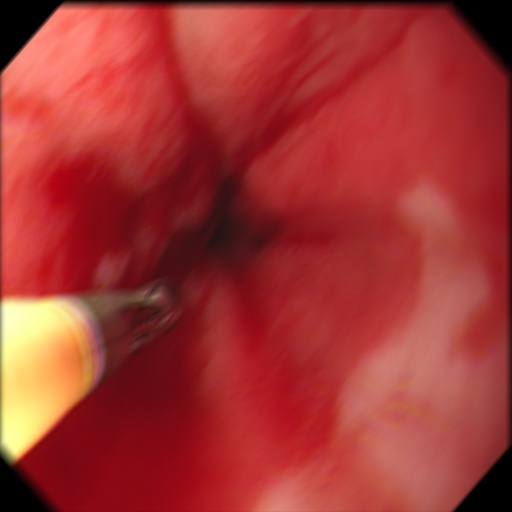
#> input picture subData/0000599.jpg, 512 x 512 px; its folder holds only this picture in this run
$ python sacarCaracteristicasPorVentana.py   (older library calls are emulated)
#> lines starting #> are read from the running program, lines starting #| are printed output that depends on the picture; after the words box and inside, x2 and y2 are one past the last pixel; in counts of white or black regions, pixels touching at a corner belong together
### subData/rOI.py
# -*- coding: utf-8 -*-
"""
Created on Wed Jul 31 10:22:47 2019

@author: Nataly
"""
import cv2
import numpy as np
def ROI(ima):
    imA=cv2.cvtColor(ima,cv2.COLOR_RGB2XYZ)
    I,I,II=cv2.split(imA)

    ta=II.shape
    ta=list(ta)
    #plt.imshow(II, cmap=plt.cm.gray)
    #plt.show()
    MIN=int(np.min(II))
    MAX=int(np.max(II))

    hist = cv2.calcHist([II],[0],None,[MAX+1],[MIN,MAX])
#    hist = cv2.calcHist([II],[0],None,[256],[0,255])
#    #plt.plot(hist)
#    #plt.show()

    div=6
    #div=6
    nuevohist=hist.tolist()
    l=int(len(nuevohist)/div)
    i=1
    a=0
    suma=np.zeros((div))
    valm=0
    hasta=0
    for y in range(1,div+1):
        suma[a]=int(sum(np.asarray(nuevohist[i:int(l)*y])))
        if suma[a]>valm:
            valm=suma[a]
            hasta=y
        i=int(l)*y+1
        a=a+1
    #print(l)
    #print(hasta)

    porcen=0.3
    ##G
    ##z2

    #porcen=0.2
    #"""
    a=hist[:int((l*hasta)*porcen)]
    a=a.tolist()
    hist=hist.tolist()
    u=np.max(a)
    umbral1 = hist.index(u)
    a=a[umbral1:]

    uu=np.min(a)
    histb=hist[umbral1:]

    umbral=histb.index(uu)
    #print(umbral)
    umbral=umbral+len(hist[:umbral1])
    #"""
    #umbral=int((l*hasta)*porcen)
    binary=II.copy()
    print(umbral)
    for f in range(ta[0]):
        for c in range (ta[1]):
            if II[f,c]<=umbral:
                binary[f,c]=0
            else:
                binary[f,c]=1

    binary = (binary*255).astype(np.uint8)
    #plt.imshow(binary, cmap=plt.cm.gray)
    #plt.show()
    #"""
    ### Transformaciones Morfologicas
   ## sin log ope 30 close 37

    kernel = cv2.getStructuringElement(cv2.MORPH_ELLIPSE, (27, 27))
    openi = cv2.morphologyEx(binary, cv2.MORPH_OPEN, kernel)

    kernel = cv2.getStructuringElement(cv2.MORPH_ELLIPSE, (37, 37))
    close=cv2.morphologyEx(openi, cv2.MORPH_CLOSE, kernel)

    #contours,hierachy = cv2.findContours(close,cv2.RETR_LIST,cv2.CHAIN_APPROX_SIMPLE)
    #_,contours,_ = cv2.findContours(close,cv2.RETR_LIST,cv2.CHAIN_APPROX_SIMPLE)
    contours,hierarchy = cv2.findContours(close,cv2.RETR_LIST,cv2.CHAIN_APPROX_SIMPLE)
    areas = [cv2.contourArea(c) for c in contours]
    max_index = np.argmax(areas)
    cnt=contours[max_index]
    x,y,w,h = cv2.boundingRect(cnt)
    # [9 lines of commented-out code are left out]
    tru=15
    for f in range ((y+tru),(y+h-tru)):
        for c in range(x+tru,(x+w-tru)):
            #print(f,c)
            if close[f+tru,c+tru]==255 or close[f+tru,c]==255 or close[f,c+tru]==255 and close[f,c]==0:
                close[f,c]=255
            else:
                close[f,c]=close[f,c]

    return close

### subData/readboxes.py
# -*- coding: utf-8 -*-
"""
Created on Tue May 28 12:07:23 2019

"""
# Leer bbox
def read_boxes(txtfile):
    import numpy as np
    lines = []

    with open(txtfile, "r") as f:

        for line in f:
            line = line.strip()
            box = np.hstack(line.split()).astype(np.float)
            box[0] = int(box[0])
            lines.append(box)
    return np.array(lines)

### subData/sacarCaracteristicasPorVentana.py
# -*- coding: utf-8 -*-
"""
Created on Tue Aug  6 21:18:13 2019

@author: Nataly
"""

#from readimg import read_img
import cv2
import numpy as np
import glob
from yolovoc import yolo2voc
from readboxes import read_boxes
from matplotlib import pyplot as plt
from rOI import ROI
from skimage.feature import greycomatrix, greycoprops
import skimage.feature


#tamañoA = []
#tamañoB = []
# [18 lines left out: functions Fourier, GLCM, not called in this run]
#                    plt.imshow(cropped)

contrast=[]
energi=[]
homogenei=[]
correlaci=[]
disi=[]
AS=[]
entrop=[]

contrastRE=[]
energiRE=[]
homogeneiRE=[]
correlaciRE=[]
disiRE=[]
ASRE=[]
entropRE=[]

for image in glob.glob('*.jpg'):
    # image = '00002.jpg'
    im = cv2.imread(image)
#> im is the input picture: shape (512, 512, 3); mean B, G, R 51, 53.8, 162.6
    im=cv2.normalize(im, None, 0, 255, norm_type=cv2.NORM_MINMAX, dtype=cv2.CV_8UC3)
    aa,bb,c = im.shape
    imaROI=ROI(im)
#> in ROI, `I,I,II=cv2.split(imA)`:
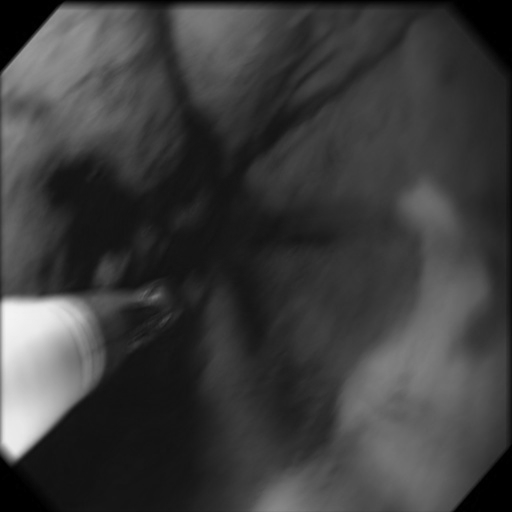
#> I: shape (512, 512); min 0, max 244, mean 61.1
#> in ROI, `I,I,II=cv2.split(imA)`:
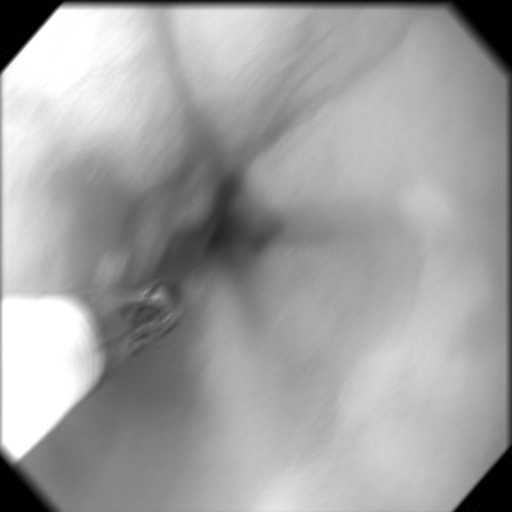
#> II: shape (512, 512); min 0, max 255, mean 161.4
#> in ROI, `MIN=int(np.min(II))`: MIN = 0
#> in ROI, `MAX=int(np.max(II))`: MAX = 255
#> in ROI, `hist = cv2.calcHist([II],[0],None,[MAX+1],[MIN,MAX])`: hist = 256 values, max 5886 at index 0, min 0 at index 255, mean 974.1
#> in ROI, `nuevohist=hist.tolist()`: nuevohist = 256 items, first 6: [5886], [750], [241], [118], [152], [68]
#> in ROI, `l=int(len(nuevohist)/div)`: l = 42
#> the loop in ROI, `for y in range(1,div+1):` made 6 passes
#> i on passes 1 to 6: 43, 85, 127, 169, 211, 253
#> after the loop in ROI, `for y in range(1,div+1):`: a = 6; hasta = 5; suma = [3168, 9229, 35127, 77044, 90878, 20936]; valm = 90878
#> in ROI, `a=hist[:int((l*hasta)*porcen)]`: a = 63 values, max 5886 at index 0, min 15 at index 28, mean 187.7
#> in ROI, `a=a.tolist()`: a = 63 items, first 6: [5886], [750], [241], [118], [152], [68]
#> in ROI, `hist=hist.tolist()`: hist has the same summary as nuevohist
#> in ROI, `u=np.max(a)`: u = 5886
#> in ROI, `umbral1 = hist.index(u)`: umbral1 = 0
#> in ROI, `uu=np.min(a)`: uu = 15
#> in ROI, `histb=hist[umbral1:]`: histb has the same summary as nuevohist
#> in ROI, `umbral=histb.index(uu)`: umbral = 28
#| 28
#> after the loop in ROI, `for f in range(ta[0]):`:
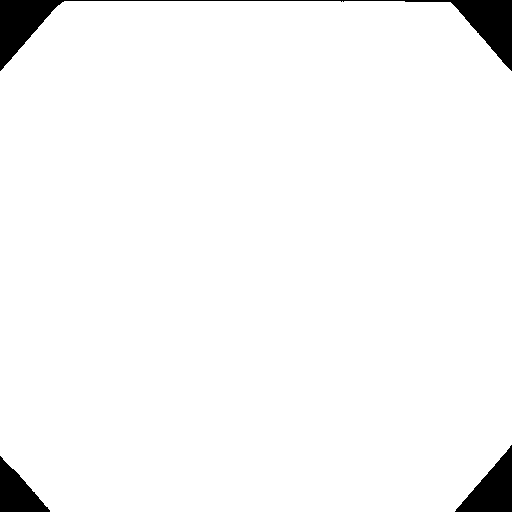
#> binary: shape (512, 512); values 0 (black) and 1 (white), 96.8% white; 3 black regions, box (x1, y1, x2, y2) and area: (0, 0, 512, 71) 4941, (455, 445, 512, 512) 1932, (0, 456, 50, 512) 1478
#> in ROI, `close=cv2.morphologyEx(openi, cv2.MORPH_CLOSE, kernel)`:
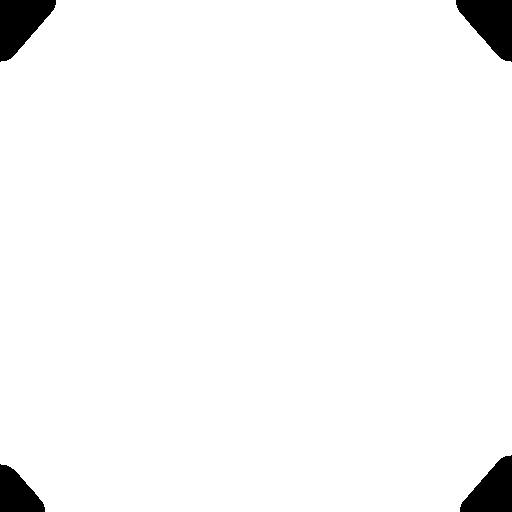
#> close: shape (512, 512); 97.1% white; 4 black regions
#> in ROI, `contours,hierarchy = cv2.findContours(close,cv2.RETR_LIST,cv2.CHAIN_AP..`: contours = 1 contour; box (x1, y1, x2, y2) and area: (0, 0, 512, 512) 253619
#> in ROI, `areas = [cv2.contourArea(c) for c in contours]`: areas = [253619]
#> in ROI, `max_index = np.argmax(areas)`: max_index = 0
#> in ROI, `cnt=contours[max_index]`: cnt = contour of 96 points, box (x1, y1, x2, y2) (0, 0, 512, 512), area 253619
#> in ROI, `x,y,w,h = cv2.boundingRect(cnt)`: x = 0; w = 512
#> after the loop in ROI, `for f in range ((y+tru),(y+h-tru)):`:
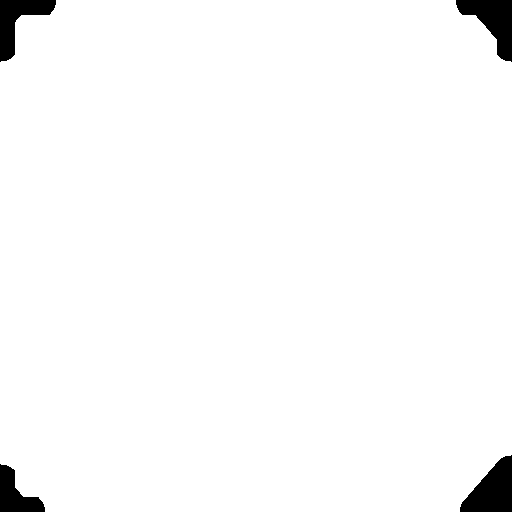
#> close: shape (512, 512); 97.6% white; 4 black regions, box (x1, y1, x2, y2) and area: (460, 455, 512, 512) 1854, (456, 0, 512, 62) 1747, (0, 0, 56, 62) 1499, (0, 464, 45, 512) 1144
    imaROI=cv2.normalize(imaROI, None, 0, 1, norm_type=cv2.NORM_MINMAX, dtype=cv2.CV_8UC3)

    #cv2.imshow('Grays',imaROI)
    #cv2.destroyAllWindows()
    YUV=cv2.cvtColor(im,cv2.COLOR_RGB2YUV)
#> YUV: shape (512, 512, 3); mean of channels 0, 1, 2 65.4, 175.9, 115.4
    Y,U,V=cv2.split(YUV)
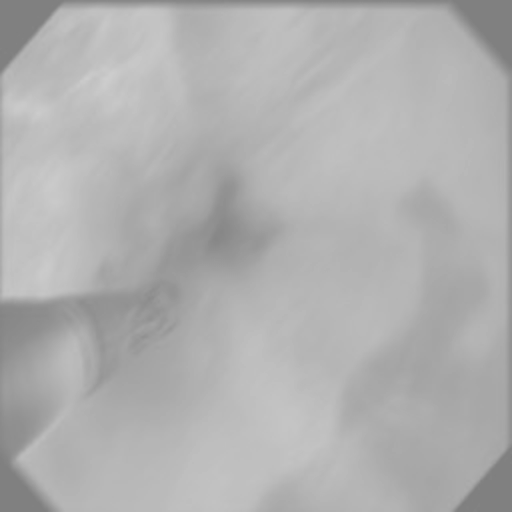
#> U: shape (512, 512); min 126, max 205, mean 175.9
    V=V*imaROI
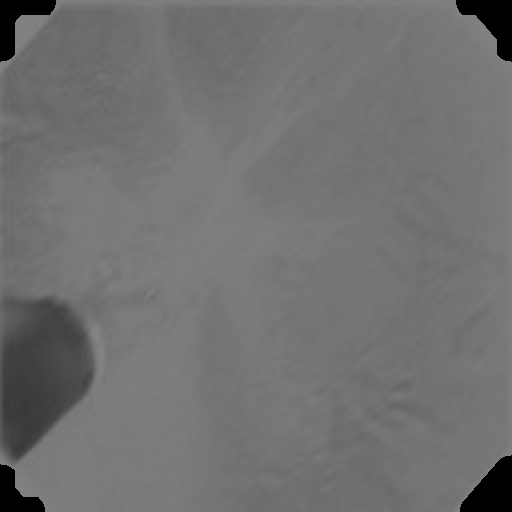
#> V: shape (512, 512); min 0, max 132, mean 112.4

# [23 lines of commented-out code are left out]
    filetxt=image[0:len(image)-3]+'txt'
    bboxfile=filetxt
    boxes = read_boxes(bboxfile)
#> (the run stopped early here; a loop or call above may not have finished)

$ run again, on subData/00074.jpg
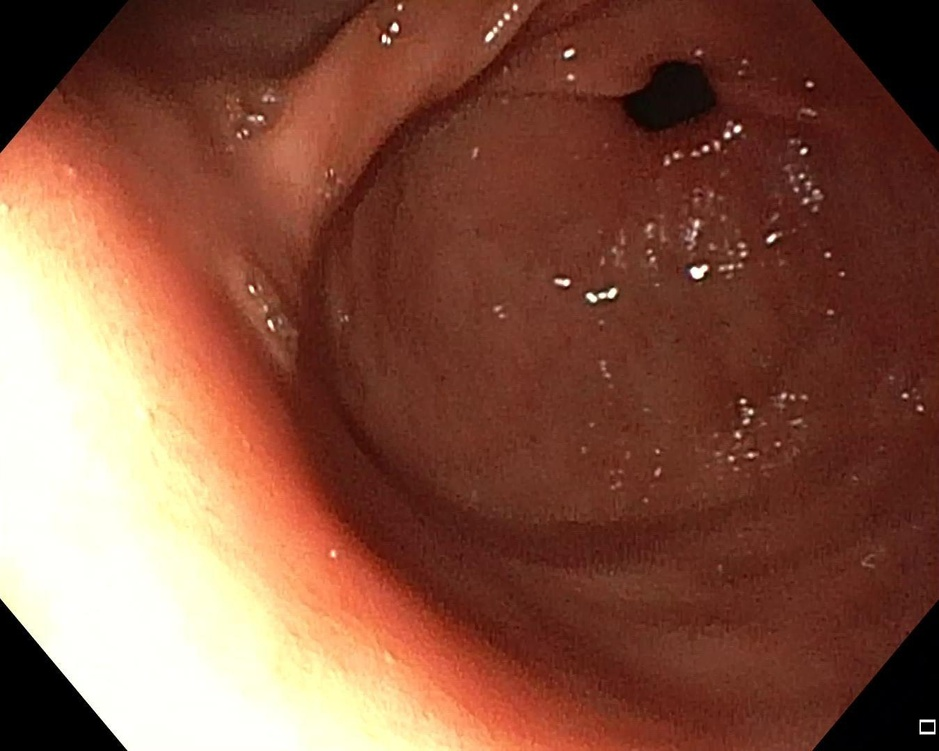
#> input picture subData/00074.jpg, 939 x 751 px, shrunk from 1349 x 1079 before the run
#> im is the input picture: shape (751, 939, 3); mean B, G, R 65.4, 83.7, 133.2
#> imA: shape (751, 939, 3); mean of channels 0, 1, 2 81, 83.4, 134.3
#> MIN = 0
#> MAX = 255
#> in ROI, `hist = cv2.calcHist([II],[0],None,[MAX+1],[MIN,MAX])`: hist = 256 values, max 32142 at index 0, min 0 at index 255, mean 2215.4
#> nuevohist = 256 items, first 6: [32142], [2736], [879], [491], [373], [286]
#> l = 42
#> the loop in ROI, `for y in range(1,div+1):` made 6 passes
#> i on passes 1 to 6: 43, 85, 127, 169, 211, 253
#> after the loop in ROI, `for y in range(1,div+1):`: a = 6; hasta = 3; suma = [10992, 76745, 330079, 57786, 22750, 22400]; valm = 330079
#> in ROI, `a=hist[:int((l*hasta)*porcen)]`: a = 37 values, max 32142 at index 0, min 48 at index 34, mean 1157.9
#> in ROI, `a=a.tolist()`: a = 37 items, first 6: [32142], [2736], [879], [491], [373], [286]
#> in ROI, `hist=hist.tolist()`: hist has the same summary as nuevohist
#> u = 32142
#> umbral1 = 0
#> uu = 48
#> histb has the same summary as nuevohist
#> umbral = 34
#| 34
#> after the loop in ROI, `for f in range(ta[0]):`:
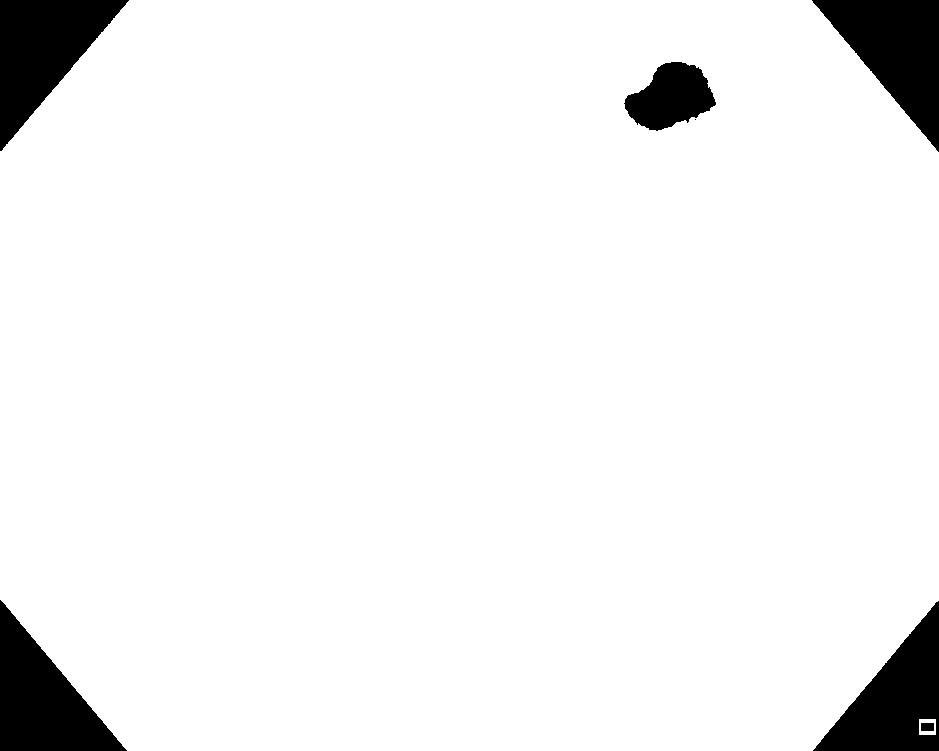
#> binary: shape (751, 939); values 0 (black) and 1 (white), 93.9% white; 7 black regions (1 under 20 px), largest, box (x1, y1, x2, y2) and area: (0, 0, 129, 151) 9846, (812, 0, 939, 152) 9726, (0, 600, 127, 751) 9665, (813, 601, 939, 751) 9316, (624, 62, 716, 131) 4058, (921, 723, 934, 731) 104
#> openi: shape (751, 939); 93.9% white; 5 black regions, box (x1, y1, x2, y2) and area: (0, 0, 129, 151) 9851, (812, 0, 939, 152) 9728, (0, 600, 127, 751) 9665, (813, 601, 939, 751) 9590, (624, 62, 716, 131) 4136
#> contours = 2 contours; box (x1, y1, x2, y2) and area: (0, 0, 939, 751) 665256, (628, 61, 713, 131) 4036
#> areas = [4036, 665256.5]
#> max_index = 1
#> cnt = contour of 210 points, box (x1, y1, x2, y2) (0, 0, 939, 751), area 665256
#> x = 0; w = 939; h = 751
#> imaROI: shape (751, 939); values 0 (black) and 1 (white), 95.1% white; 5 black regions, box (x1, y1, x2, y2) and area: (819, 610, 939, 751) 9504, (818, 0, 939, 142) 8233, (0, 610, 121, 751) 7917, (0, 0, 123, 142) 6893, (631, 63, 696, 114) 1921
#> YUV: shape (751, 939, 3); mean of channels 0, 1, 2 83.9, 152.4, 111.8
#> `V=V*imaROI`:
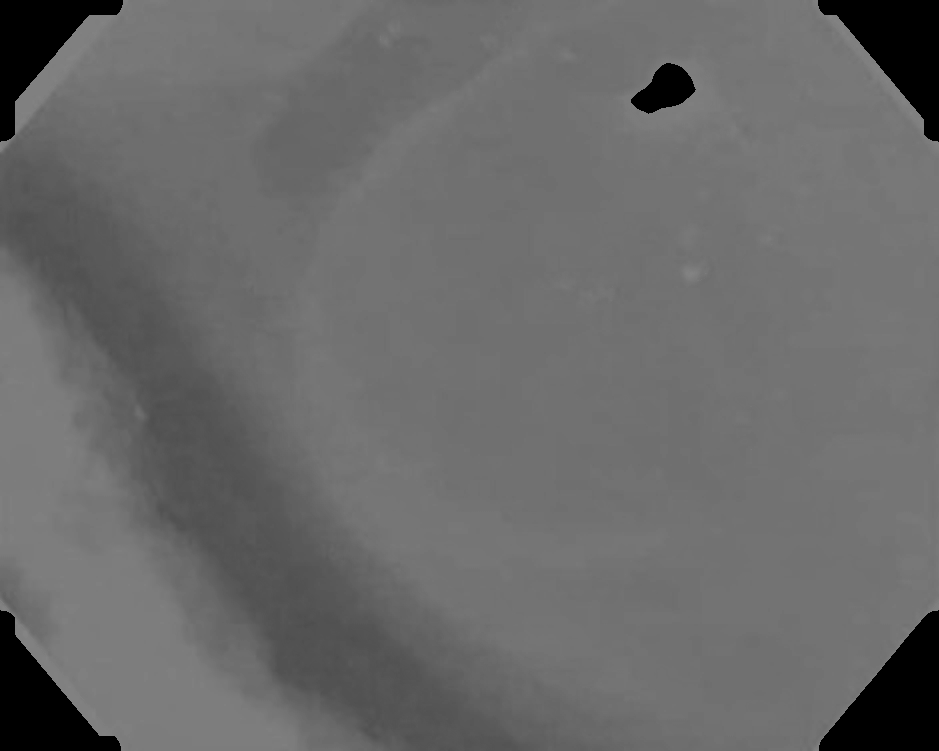
#> V: shape (751, 939); min 0, max 132, mean 105.5

$ run again, on subData/00150_batch2.jpg
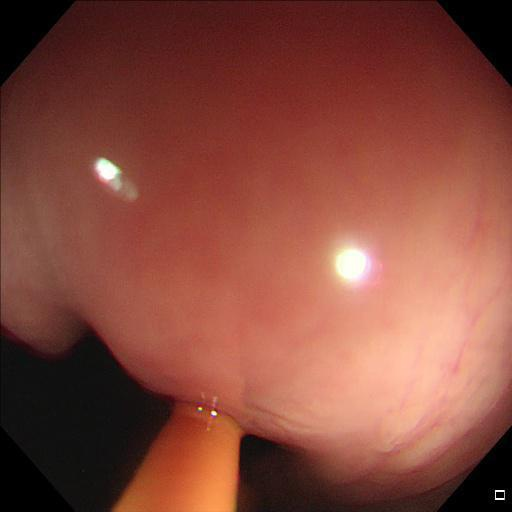
#> input picture subData/00150_batch2.jpg, 512 x 512 px
#> im is the input picture: shape (512, 512, 3); mean B, G, R 60.6, 73.3, 134.1
#> imA: shape (512, 512, 3); mean of channels 0, 1, 2 75.4, 75, 137.1
#> MIN = 0
#> MAX = 255
#> in ROI, `hist = cv2.calcHist([II],[0],None,[MAX+1],[MIN,MAX])`: hist = 256 values, max 10357 at index 0, min 0 at index 255, mean 985
#> nuevohist = 256 items, first 6: [10357], [754], [433], [276], [222], [162]
#> l = 42
#> the loop in ROI, `for y in range(1,div+1):` made 6 passes
#> i on passes 1 to 6: 43, 85, 127, 169, 211, 253
#> after the loop in ROI, `for y in range(1,div+1):`: a = 6; hasta = 4; suma = [24794, 21818, 48960, 60458, 45722, 32979]; valm = 60458
#> in ROI, `a=hist[:int((l*hasta)*porcen)]`: a = 50 values, max 10357 at index 0, min 76 at index 13, mean 751.2
#> in ROI, `a=a.tolist()`: a = 50 items, first 6: [10357], [754], [433], [276], [222], [162]
#> in ROI, `hist=hist.tolist()`: hist has the same summary as nuevohist
#> u = 10357
#> umbral1 = 0
#> uu = 76
#> histb has the same summary as nuevohist
#> umbral = 13
#| 13
#> after the loop in ROI, `for f in range(ta[0]):`:
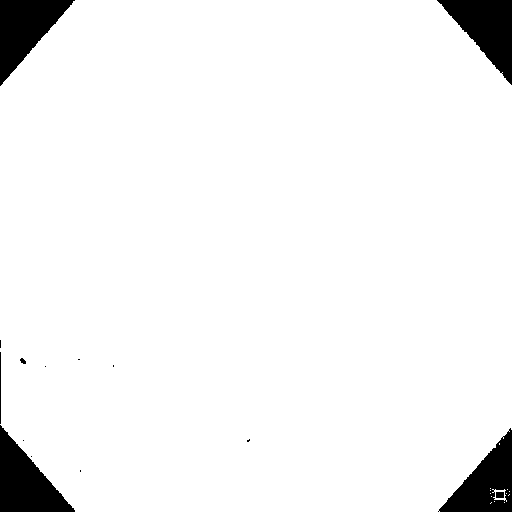
#> binary: shape (512, 512); values 0 (black) and 1 (white), 95% white; 15 black regions (8 under 20 px), largest, box (x1, y1, x2, y2) and area: (0, 425, 75, 512) 3344, (0, 0, 75, 86) 3252, (437, 0, 512, 85) 3199
#> openi: shape (512, 512); 94.9% white; 9 black regions (5 under 20 px), largest, box (x1, y1, x2, y2) and area: (0, 340, 75, 512) 3676, (0, 0, 75, 86) 3262, (437, 0, 512, 85) 3224, (438, 428, 512, 512) 3192
#> contours = 1 contour; box (x1, y1, x2, y2) and area: (0, 0, 512, 512) 248481
#> areas = [248481]
#> max_index = 0
#> cnt = contour of 120 points, box (x1, y1, x2, y2) (0, 0, 512, 512), area 248481
#> x = 0; w = 512
#> imaROI: shape (512, 512); values 0 (black) and 1 (white), 96.1% white; 4 black regions, box (x1, y1, x2, y2) and area: (444, 437, 512, 512) 3096, (0, 433, 70, 512) 2594, (443, 0, 512, 76) 2531, (0, 0, 69, 77) 2104
#> YUV: shape (512, 512, 3); mean of channels 0, 1, 2 76.4, 156.3, 114.1
#> `V=V*imaROI`:
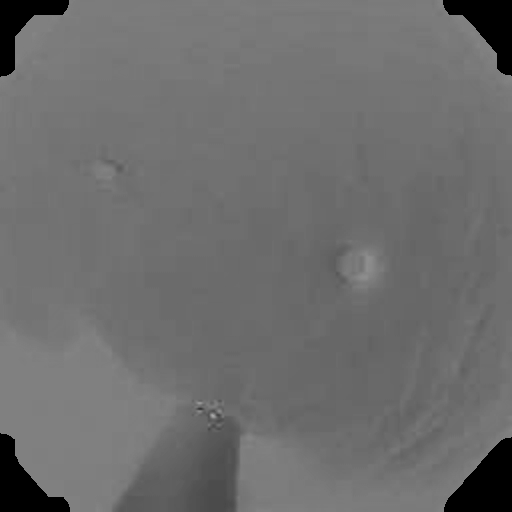
#> V: shape (512, 512); min 0, max 168, mean 109
